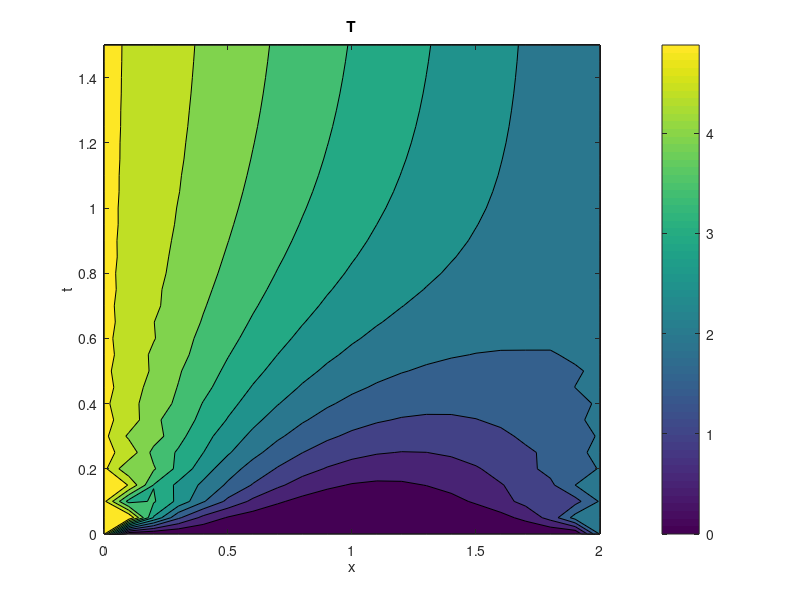

The MATLAB script that drew this image:
%example m-file.
%finite differencing method for the 1D heat equation.
%solving dT/dt=d^2T/dx^2.
%crank-nicolson with 2nd order central differencing in space.
%with theta scheme.
%see also explanatory note.
%theta=1: implicit. 
%theta=-1: explicit.
%theta=0: crank-nicolson.
%------------------------------------------
%

clear all, close all;

theta=0.;  %see above

%defining the spatial domain
xmin=0; xmax=2; dx=0.1; x=xmin:dx:xmax; nx=length(x);

%where C=dt/dx^2
C=5.0; dt=C*dx.^2;

Thot=5.0; Tcold=2.0;  %Dirichlet boundary values
%grid point indices for hot and cold ends:
hotend=find(x==xmin); coldend=find(x==xmax);

T=zeros(1,nx); T(hotend)=Thot; T(coldend)=Tcold; Tnew=T;  %initial T; and applying b.c. too
tlast=1.5;  %final time
ntsteps=ceil(tlast/dt);  %number of timesteps
dt=tlast/ntsteps;  %re-correct dt
C=dt./dx.^2;  %re-correct C

L=toeplitz([2+2*C*(1+theta) -C*(1+theta) zeros(1,nx-4)]);  %operator for LHS
R=toeplitz([2-2*C*(1-theta) C*(1-theta) zeros(1,nx-4)]);  %operator for RHS

for istep=1:ntsteps  %time stepping
    Tstore(istep,:)=T;  %storing T to Tstore
    TR=T(2:end-1);  %setting rhs vector; only the internal points
    TR=R*TR';  %applying the RHS operator 
    TR(1)=TR(1)+C*(1+theta)*T(1);  %add the b.c.'s for the implicit (LHS) terms 
    TR(end)=TR(end)+C*(1+theta)*T(end);
    TR(1)=TR(1)+C*(1-theta)*T(1);  %add the b.c.'s for the explicit (RHS) terms
    TR(end)=TR(end)+C*(1-theta)*T(end);  
    
    T(2:end-1)=L\TR;  %implicit euler's    
end
Tstore(ntsteps+1,:)=T;  %T at tlast

%for plotting
t=[0:dt:tlast];
[xx,tt]=meshgrid(x,t);
contourf(xx,tt,Tstore),colorbar;
xlabel('x'),ylabel('t');
title('T')